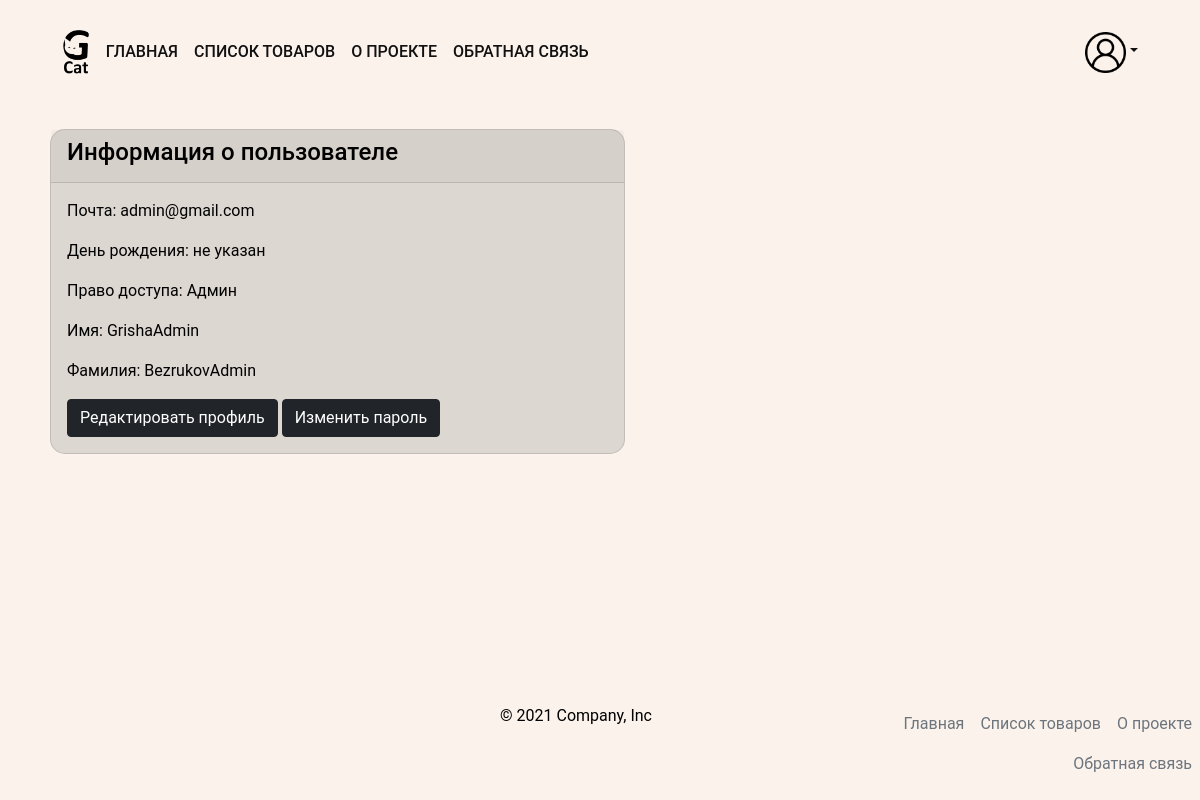
Before: /users/profile/ (signed in) with the older database file.
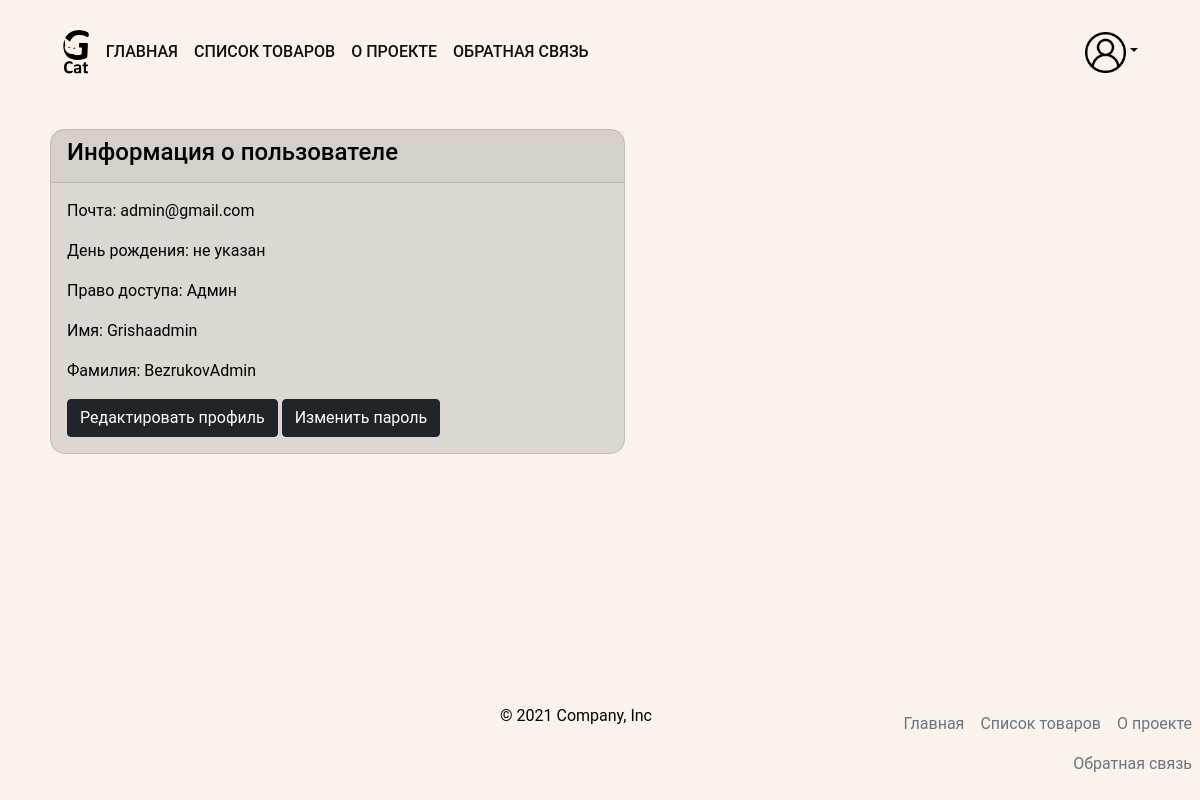
After: the same page with the newer database file.
### users/models.py (models this page shows, shortened)
class Profile(AbstractBaseUser, PermissionsMixin):
    objects = ProfileManager()
    first_name = models.CharField(
        'имя',
        max_length=150,
        blank=True,
        null=True,
    )
    last_name = models.CharField(
        'фамилия',
        max_length=150,
        blank=True,
        null=True,
    )
    email = models.EmailField(
        'почта',
        unique=True,
        null=True,
    )
    is_active = models.BooleanField(
        'активная учетная запись',
        default=True,
        null=True,
    )
    is_staff = models.BooleanField(
        'сотрудник',
        default=False,
        null=True,
    )
    is_superuser = models.BooleanField(
        'админ',
        default=False,
        null=True,
    )
    date_joined = models.DateTimeField(default=timezone.now)
    birthday = models.DateField(
        'день рождения',
        blank=True,
        null=True,
    )
    USERNAME_FIELD = 'email'
    class Meta:
        default_related_name = 'profiles'
        verbose_name = 'пользователь'
        verbose_name_plural = 'пользователи'

### users/views.py (the view, shortened to what this page needs)
# urls.py: path('profile/', views.ProfileView.as_view(), name='profile'),
class ProfileView(LoginRequiredMixin, FormView):
    template_name = 'users/profile.html'
    form_class = UpdateProfileForm
    model = Profile
    success_url = reverse_lazy('users:profile')
    def get(self, request):
        form = self.form_class(
            initial=self.initial,
            instance=request.user,
        )
        context = {'form': form}
        return render(
            request,
            self.template_name,
            context,
        )

### core/user_processor.py (called while the page is built)
def access_users(request):
    users = Profile.objects.published()
    return {'users': users}

### users/managers.py (called while the page is built)
    def published(self):
        return (
            self.get_queryset()
            .filter(birthday=datetime.today())
            .values('email', 'first_name')
        )

### templates/users/profile.html (shortened to what this page needs)
{% extends "base.html" %}
{% load static %}
{% block content %}
<div class="card col-6">
  {% include "users/includes/card_of_user.html" %}
    <button
      type="button"
      class="btn btn-dark"
      data-bs-toggle="modal"
      data-bs-target="#modal-cart"
    >
      Редактировать профиль
    </button>
    <a href="{% url 'auth:password_change' %}" class="btn btn-dark">Изменить пароль</a>
  </div>
</div>
{% endblock %}

### templates/users/includes/card_of_user.html
<div class="card-header">
  <h4>Информация о пользователе</h4>
</div>
<div class="card-body">
  <p class="card-text">
      Почта: {{ user.email }}
  </p>
  <p class="card-text">
    День рождения:
    {% if user.birthday %}
      {{ user.birthday }}
    {% else %}
      не указан
    {% endif %}
  </p>
  <p class="card-text">
    Право доступа:
    {% if user.is_superuser %}
      Админ
    {% elif user.is_staff %}
      Сотрудник
    {% else %}
      Клиент
    {% endif %}
  </p>
  {% if user.first_name %}
    <p class="card-text">Имя: {{ user.first_name }}</p>
  {% endif %}
  {% if user.last_name %}
    <p class="card-text">Фамилия: {{ user.last_name }}</p>
  {% endif %}

Changed rows visible on the page:
changed Profile "admin@gmail.com": first_name "GrishaAdmin" → "Grishaadmin"
